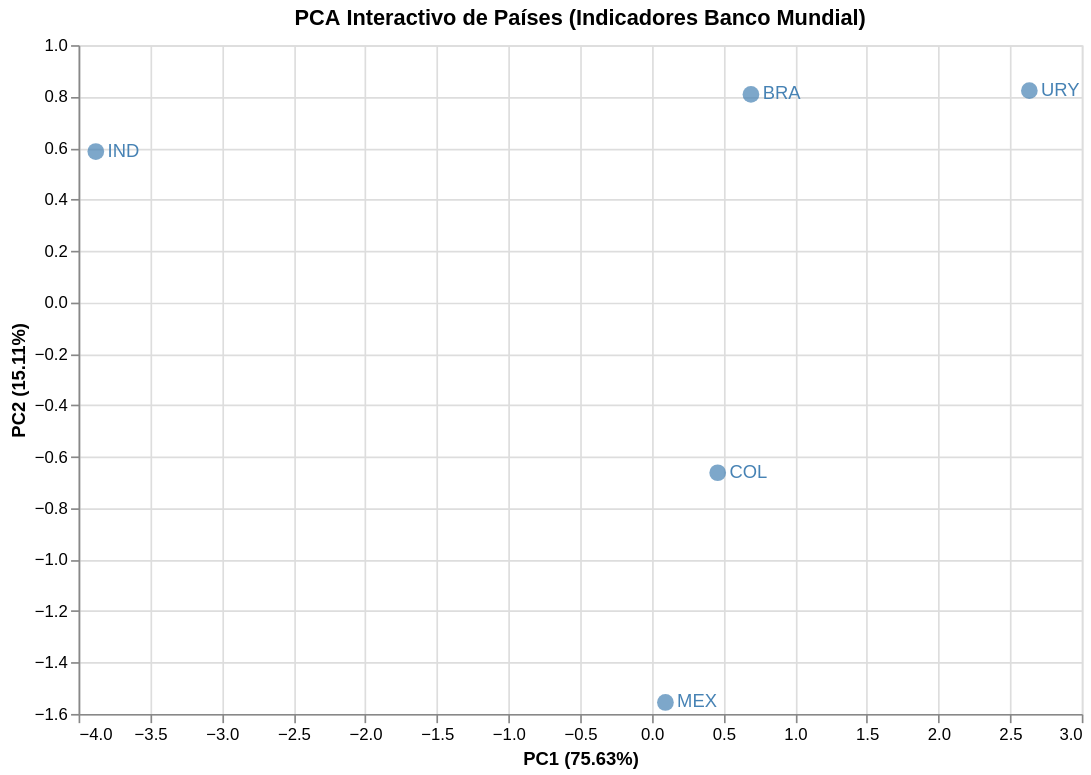

Here is the notebook cell this chart was saved with:
### Code cell
from sklearn.preprocessing import StandardScaler
from sklearn.decomposition import PCA

# 1. Manejo de Valores Faltantes
df_pca_cleaned = df_pca_input.dropna(axis=1, how='all')
df_pca_cleaned = df_pca_cleaned.dropna(axis=0)

print(f"DataFrame después de manejar valores faltantes: {df_pca_cleaned.shape[0]} países, {df_pca_cleaned.shape[1]} indicadores.")

if df_pca_cleaned.empty or df_pca_cleaned.shape[1] < 2:
    print("No hay suficientes datos o indicadores después de la limpieza para realizar PCA.")
else:
    # 2. Escalado y PCA
    scaler = StandardScaler()
    scaled_data = scaler.fit_transform(df_pca_cleaned)

    pca = PCA(n_components=2)
    principal_components = pca.fit_transform(scaled_data)

    pca_df = pd.DataFrame(data=principal_components, columns=['PC1', 'PC2'], index=df_pca_cleaned.index).reset_index()

    # Recuperar algunos indicadores para los tooltips usando DuckDB
    original_data = df_pca_cleaned.reset_index()
    # Unimos con DuckDB para demostrar su uso
    pca_final = duckdb.query("SELECT p.*, o.* EXCLUDE (REF_AREA) FROM pca_df p JOIN original_data o ON p.REF_AREA = o.REF_AREA").df()

    # 3. Visualización Interactiva con Altair
    selection = alt.selection_point(fields=['REF_AREA'], on='click')

    chart = alt.Chart(pca_final).mark_circle(size=100).encode(
        x=alt.X('PC1:Q', title=f'PC1 ({pca.explained_variance_ratio_[0]*100:.2f}%)'),
        y=alt.Y('PC2:Q', title=f'PC2 ({pca.explained_variance_ratio_[1]*100:.2f}%)'),
        color=alt.condition(selection, alt.value('steelblue'), alt.value('lightgray')),
        tooltip=['REF_AREA', 'PC1', 'PC2'] + [col for col in df_pca_cleaned.columns]
    ).add_params(
        selection
    ).properties(
        title='PCA Interactivo de Países (Indicadores Banco Mundial)',
        width=600,
        height=400
    ).interactive()

    # Añadir etiquetas de texto
    text = chart.mark_text(
        align='left',
        baseline='middle',
        dx=7
    ).encode(
        text='REF_AREA:N'
    )

    display(chart + text)

### Figure 1 — Vega-Lite specification as saved in the notebook (floating-point values rounded to 4 significant figures)
{"config": {"view": {"continuousWidth": 300, "continuousHeight": 300}}, "layer": [{"mark": {"type": "circle", "size": 100}, "encoding": {"color": {"condition": {"param": "param_2", "value": "steelblue"}, "value": "lightgray"}, "tooltip": [{"field": "REF_AREA", "type": "nominal"}, {"field": "PC1", "type": "quantitative"}, {"field": "PC2", "type": "quantitative"}, {"field": "WB_WDI_SP_POP_TOTL", "type": "quantitative"}, {"field": "WB_WDI_NY_GDP_PCAP_CD", "type": "quantitative"}, {"field": "WB_WDI_SP_DYN_LE00_IN", "type": "quantitative"}, {"field": "WB_WDI_SE_ADT_LITR_ZS", "type": "quantitative"}, {"field": "WB_WDI_SH_MED_BEDS_ZS", "type": "quantitative"}, {"field": "WB_WDI_IT_NET_USER_ZS", "type": "quantitative"}], "x": {"field": "PC1", "title": "PC1 (75.63%)", "type": "quantitative"}, "y": {"field": "PC2", "title": "PC2 (15.11%)", "type": "quantitative"}}, "name": "view_1", "title": "PCA Interactivo de Países (Indicadores Banco Mundial)"}, {"mark": {"type": "text", "align": "left", "baseline": "middle", "dx": 7}, "encoding": {"color": {"condition": {"param": "param_2", "value": "steelblue"}, "value": "lightgray"}, "text": {"field": "REF_AREA", "type": "nominal"}, "tooltip": [{"field": "REF_AREA", "type": "nominal"}, {"field": "PC1", "type": "quantitative"}, {"field": "PC2", "type": "quantitative"}, {"field": "WB_WDI_SP_POP_TOTL", "type": "quantitative"}, {"field": "WB_WDI_NY_GDP_PCAP_CD", "type": "quantitative"}, {"field": "WB_WDI_SP_DYN_LE00_IN", "type": "quantitative"}, {"field": "WB_WDI_SE_ADT_LITR_ZS", "type": "quantitative"}, {"field": "WB_WDI_SH_MED_BEDS_ZS", "type": "quantitative"}, {"field": "WB_WDI_IT_NET_USER_ZS", "type": "quantitative"}], "x": {"field": "PC1", "title": "PC1 (75.63%)", "type": "quantitative"}, "y": {"field": "PC2", "title": "PC2 (15.11%)", "type": "quantitative"}}, "title": "PCA Interactivo de Países (Indicadores Banco Mundial)"}], "data": {"name": "data-09b5d4697994d6a191dcc59d4a598fcd"}, "height": 400, "params": [{"name": "param_2", "select": {"type": "point", "fields": ["REF_AREA"], "on": "click"}, "views": ["view_1"]}, {"name": "param_3", "select": {"type": "interval", "encodings": ["x", "y"]}, "bind": "scales", "views": ["view_1"]}], "width": 600, "$schema": "https://vega.github.io/schema/vega-lite/v5.20.1.json", "datasets": {"data-09b5d4697994d6a191dcc59d4a598fcd": [{"REF_AREA": "BRA", "PC1": 0.6914, "PC2": 0.8083, "WB_WDI_SP_POP_TOTL": 210306415, "WB_WDI_NY_GDP_PCAP_CD": 9281.0, "WB_WDI_SP_DYN_LE00_IN": 74.87, "WB_WDI_SE_ADT_LITR_ZS": 94.39, "WB_WDI_SH_MED_BEDS_ZS": 2.46, "WB_WDI_IT_NET_USER_ZS": 80.53}, {"REF_AREA": "COL", "PC1": 0.4595, "PC2": -0.6624, "WB_WDI_SP_POP_TOTL": 51737944, "WB_WDI_NY_GDP_PCAP_CD": 6680.0, "WB_WDI_SP_DYN_LE00_IN": 76.51, "WB_WDI_SE_ADT_LITR_ZS": 95.31, "WB_WDI_SH_MED_BEDS_ZS": 1.69, "WB_WDI_IT_NET_USER_ZS": 72.8}, {"REF_AREA": "MEX", "PC1": 0.09475, "PC2": -1.555, "WB_WDI_SP_POP_TOTL": 128613117, "WB_WDI_NY_GDP_PCAP_CD": 11410.0, "WB_WDI_SP_DYN_LE00_IN": 73.97, "WB_WDI_SE_ADT_LITR_ZS": 95.85, "WB_WDI_SH_MED_BEDS_ZS": 1.02, "WB_WDI_IT_NET_USER_ZS": 78.63}, {"REF_AREA": "URY", "PC1": 2.634, "PC2": 0.8231, "WB_WDI_SP_POP_TOTL": 3390913, "WB_WDI_NY_GDP_PCAP_CD": 20820.0, "WB_WDI_SP_DYN_LE00_IN": 76.47, "WB_WDI_SE_ADT_LITR_ZS": 98.85, "WB_WDI_SH_MED_BEDS_ZS": 2.48, "WB_WDI_IT_NET_USER_ZS": 89.87}, {"REF_AREA": "IND", "PC1": -3.88, "PC2": 0.5864, "WB_WDI_SP_POP_TOTL": 1425423212, "WB_WDI_NY_GDP_PCAP_CD": 2347.0, "WB_WDI_SP_DYN_LE00_IN": 71.7, "WB_WDI_SE_ADT_LITR_ZS": 76.32, "WB_WDI_SH_MED_BEDS_ZS": 1.6, "WB_WDI_IT_NET_USER_ZS": 55.9}]}}
